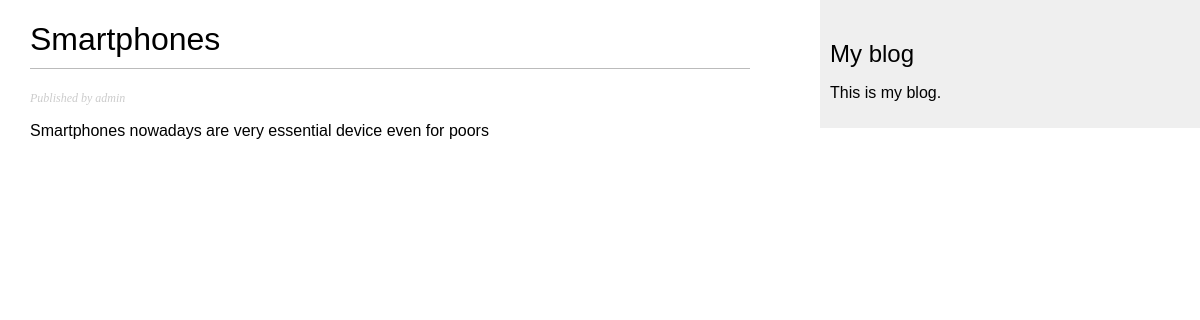
The app's page /blog/2023/10/28/smartphones/ (signed in) with its own data.
### blog/models.py (models this page shows, shortened)
class Post(models.Model):
    class Status(models.TextChoices):
        DRAFT = 'draft'
        PUBLISHED = 'published'
    title = models.CharField(max_length=100)
    slug = models.SlugField(max_length=100 , unique_for_date='published')
    author = models.ForeignKey(User, on_delete=models.CASCADE,related_name='blog_posts')
    body = models.TextField()
    published = models.DateTimeField(default=timezone.now)
    created = models.DateTimeField(auto_now_add=True)
    updated = models.DateTimeField(auto_now=True)
    status = models.CharField(max_length=10, choices=Status.choices, default=Status.DRAFT)
    class Meta:
        ordering = ['-published' ]
        indexes = [
            models.Index(fields=['-published']),
        ]

### blog/views.py (the view)
# urls.py: path('<int:year>/<int:month>/<int:day>/<slug:slug>/', views.post_detail, name='post_detail'),
def post_detail(request, year, month, day, slug):
    try:
        post = Post.objects.get(published__year=year, published__month=month, published__day=day, slug=slug)
    except Post.DoesNotExist:
        raise Http404("Post does not exist")
    if post.status == Post.Status.PUBLISHED or request.user.is_superuser:
        return render(request, 'blog/post/detail.html', {'post': post})
    else:
        raise Http404("Post does not exist")

### blog/templates/blog/post/detail.html (shortened to what this page needs)
{% extends "blog/base.html" %}
{% block content %}
    <h1>{{ post.title }}</h1>
    <p class="date">
    Published {{ post.publish }} by {{ post.author }}
    </p>
    {{ post.body|linebreaks }}
{% endblock %}

### blog/static/css/blog.css (style rules this page uses)
body { margin:0; padding:0; font-family:helvetica, sans-serif; }
h1 { font-weight:normal; border-bottom:1px solid #bbb; padding:0 0 10px 0; }
p.date { color:#ccc; font-family: georgia, serif; font-size: 12px; font-style: italic; }

### records on screen
Post: title "Smartphones", author "admin", body "Smartphones nowadays are very essential device even for poors"
